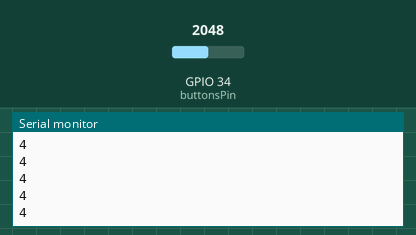
The sketch below on a simulated ESP32. On the bench: the last lines printed to the serial monitor. The inputs (shaded band) are chosen by the test bench; at power-on: GPIO 34 (buttonsPin) = 2048.

Above: at 1.2 s.
1.3 s: GPIO 34 (buttonsPin) set to 423
At 1.48 s:
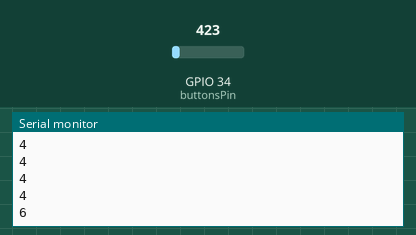
2.8 s: GPIO 34 (buttonsPin) set to 366
At 2.98 s:
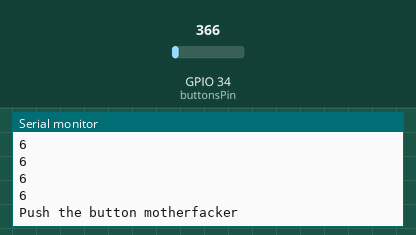

The sketch:

baton.ino
```cpp
int val;
int buttonsPin = 34;

void setup() {
  Serial.begin(9600);
  pinMode (buttonsPin, INPUT);
}

void loop() {
  val = analogRead(buttonsPin);
  if (val > 3900){
    Serial.println(1);
  } else if (val > 2900) {
    Serial.println(2);
  } else if (val > 2100) {
    Serial.println(3);
  } else if (val > 1500) {
    Serial.println(4);
  } else if (val > 900) {
    Serial.println(5);
  } else if (val > 400) {
    Serial.println(6);
  } else {
    Serial.println("Push the button motherfacker");
  }
  delay(150);
}
```

Measured:
- the behaviour switches between 401 and 400 on GPIO 34 (buttonsPin) (found by bisection; images 1 and 2)
- after the input at 1.3 s, the serial monitor: prints a new line after 0.05 s (image 1)
- after the input at 2.8 s, the serial monitor: prints a new line after 0.05 s (image 2)
